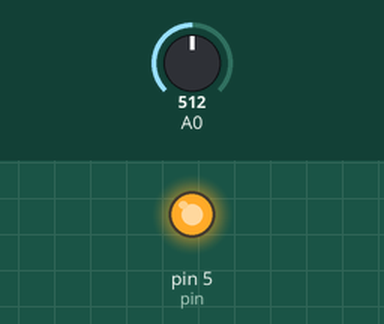
This sketch was run on a simulated Arduino Uno, built with avr-gcc and run on an emulated ATmega328P. Parts: output pins drawn as LEDs (lit = HIGH). Inputs (shaded band) come from the test bench; at power-on: A0 = 512. What the sketch prints to the serial monitor is not drawn.

Above: at 1.2 s.
1.3 s: A0 set to 502
At 2.0 s:
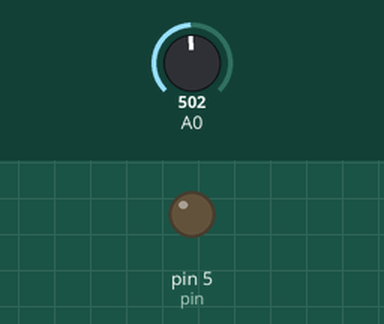
2.8 s: A0 set to 522
At 3.1 s:
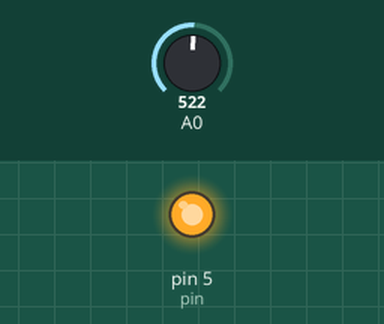
4.3 s: A0 set to 511
At 5.4 s:
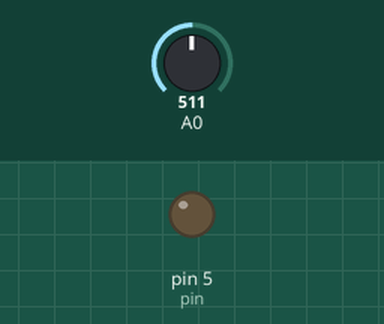
Timing chart, 0 to 7.3 s (numbered marks = the images above; inputs shaded):
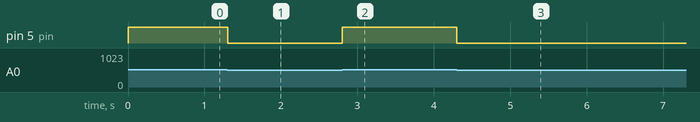

The sketch:

Projet_ENSEA.ino
```cpp
int pin = 5;

int oldValue = 0;

int newValue = 0;

int dValue = 0;

int threshold = 512;

int state = 0;


void setup() {

  Serial.begin(9600);

  pinMode(pin, OUTPUT);

}


void loop() {

  newValue = analogRead(A0);

  Serial.println(newValue*5/1024);

  if (newValue >= threshold) {

    state = 1;

    digitalWrite(pin, HIGH);

    }

  else {

    state = 0;

    digitalWrite(pin, LOW);

    }

}
```

Measured:
- the behaviour switches between 512 and 511 on A0 (found by bisection; images 0 and 1)
- after the input at 1.3 s, pin 5 (pin): HIGH → LOW at once
- after the input at 2.8 s, pin 5 (pin): LOW → HIGH at once
- after the input at 4.3 s, pin 5 (pin): HIGH → LOW at once
